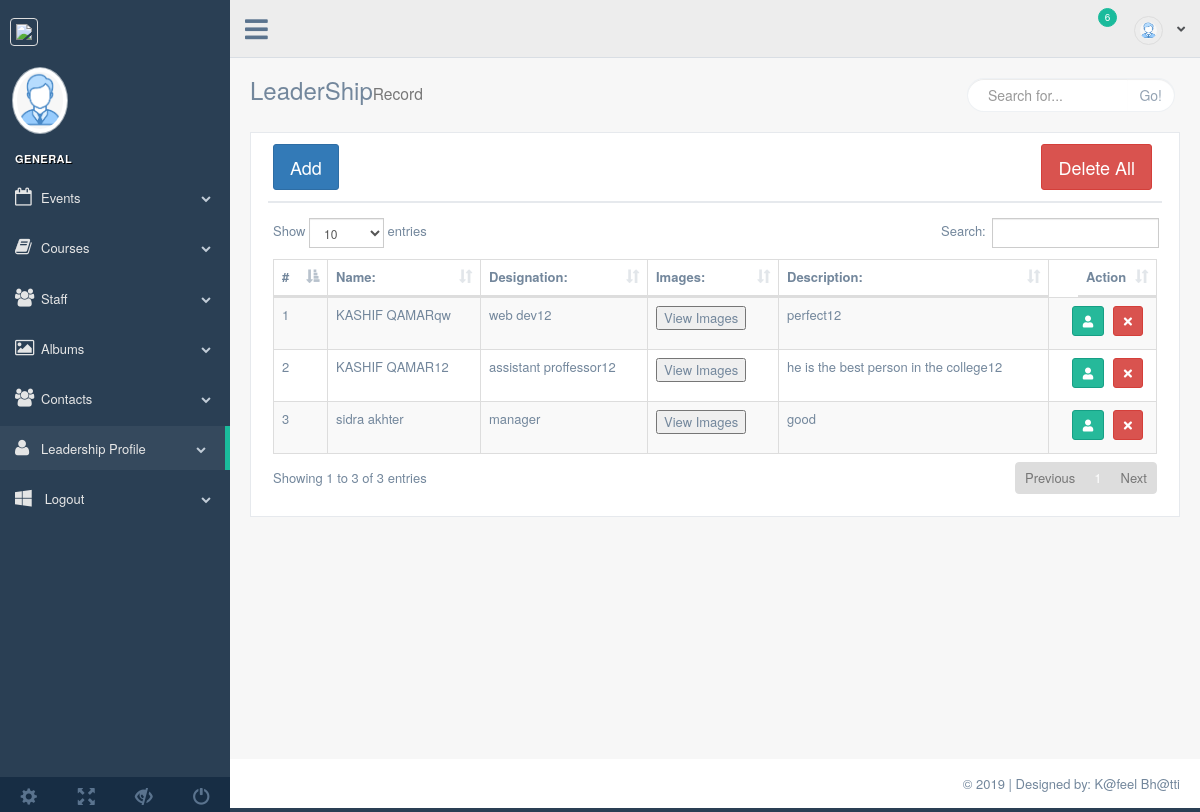
Page /admin/leadership.php on the earlier database version.
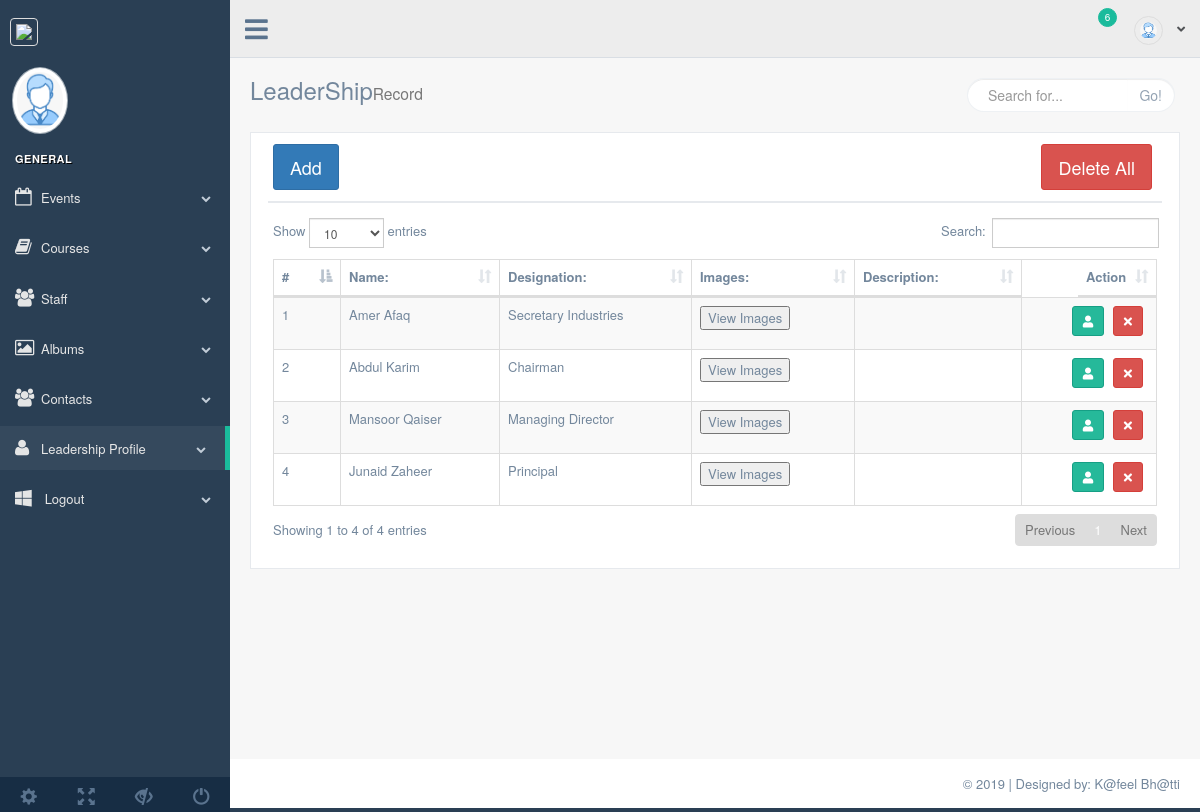
Same page on the later database version.
### tables this page shows
CREATE TABLE `leadership_profiles` (
  `lp_id` int(11) NOT NULL,
  `name` varchar(255) NOT NULL,
  `designation` varchar(255) NOT NULL,
  `profile_image` varchar(255) NOT NULL,
  `description` text NOT NULL
);

### admin/leadership.php (the view, shortened to what this page needs)
<?php
require_once('process/conn.php');
$query = "select * from leadership_profiles";
$excute = mysqli_query($conn, $query);
?>
<!DOCTYPE html>
<html lang="en">
<head>
    <link href="vendors/bootstrap/dist/css/bootstrap.min.css" rel="stylesheet">
    <link href="vendors/font-awesome/css/font-awesome.min.css" rel="stylesheet">
    <link href="vendors/nprogress/nprogress.css" rel="stylesheet">
    <link href="vendors/iCheck/skins/flat/green.css" rel="stylesheet">
    <link href="vendors/datatables.net-bs/css/dataTables.bootstrap.min.css" rel="stylesheet">
    <link href="vendors/datatables.net-buttons-bs/css/buttons.bootstrap.min.css" rel="stylesheet">
    <link href="vendors/datatables.net-fixedheader-bs/css/fixedHeader.bootstrap.min.css" rel="stylesheet">
    <link href="vendors/datatables.net-responsive-bs/css/responsive.bootstrap.min.css" rel="stylesheet">
    <link href="vendors/datatables.net-scroller-bs/css/scroller.bootstrap.min.css" rel="stylesheet">
    <link href="build/css/custom.css" rel="stylesheet">
</head>
<body class="nav-md">
    <div class="container body">
        <div class="main_container">
            <?php require_once 'inc/sidebar.php'; ?>
            <?php require_once 'inc/header.php'; ?>
            <div class="right_col" role="main">
                <div class="">
                    <div class="page-title">
                        <div class="title_left">
                            <h3>LeaderShip<small>Record</small></h3>
                        </div>
                        <div class="title_right">
                            <div class="col-md-5 col-sm-5 col-xs-12 form-group pull-right top_search">
                                <div class="input-group">
                                    <input type="text" class="form-control" placeholder="Search for...">
                                    <span class="input-group-btn">
                                        <button class="btn btn-default" type="button">Go!</button>
                                    </span>
                                </div>
                            </div>
                        </div>
                    </div>
                    <div class="clearfix"></div>
                    <div class="row">
                        <div class="col-md-12 col-sm-12 col-xs-12">
                            <div class="x_panel">
                                <div class="x_title">
                                    <button type="button" class="btn btn-primary btn-lg" data-toggle="modal"
                                        data-target="#exampleModal" data-whatever="@mdo">Add </button>
                                    <a href="process/leadership_delete.php?all"> <button class="btn btn-danger btn-lg" style="float: right">Delete All</button></a>
                                </div>
                                <div class="x_content">
                                    <table id="datatable" class="table table-striped table-bordered">
                                        <thead>
                                            <tr>
                                                <th>#</th>
                                                <th>Name:</th>
                                                <th>Designation:</th>
                                                <th>Images:</th>
                                                <th>Description:</th>
                                                <th style="float: right">Action</th>
                                            </tr>
                                        </thead>
                                        <tbody>
                                            <?php
                                            $i = 1;
                                            while ($record = mysqli_fetch_array($excute)) {
                                            ?>
                                                <tr>
                                                <td><?php echo $i; ?></td>
										<td><?php echo $record['name']; ?></td>
										<td><?php echo $record['designation']; ?></td>
                                        <td><button data-toggle="modal" data-target="#imageModal<?php echo $record['lp_id']; ?>">View Images</button></td>
										<td><?php echo $record['description']; ?></td>
                                        <td class="text-right">
                                                <a href="edit_leadership.php?edit=<?php echo $record['lp_id']; ?>">
                                                    <button type="button" rel="tooltip" class="btn btn-success btn-icon btn-sm ">
                                                            <i class="fa fa-user"></i>
                                                    </button>
                                                </a>
                                                        <a href="process/leadership_delete.php?dlt=<?php echo $record['lp_id']; ?>">
                                                            <button type="button" rel="tooltip" class="btn btn-danger btn-icon btn-sm ">
                                                                <i class="fa fa-times"></i>
                                                            </button>
                                                        </a>
                                                    </td>
                                                </tr>
                                            <?php $i++;
                                            } ?>
                                        </tbody>
                                    </table>
                                </div>
                            </div>
                        </div>
                    </div>
                </div>
            </div>
            <?php require_once 'inc/footer.php'; ?>
        </div>
    </div>
</body>
</html>

### admin/inc/sidebar.php (shortened to what this page needs)
<link href="https://cdnjs.cloudflare.com/ajax/libs/font-awesome/5.15.4/css/all.min.css" rel="stylesheet">
<div class="col-md-3 left_col">
    <div class="left_col scroll-view">
        <div class="navbar nav_title" style="border: 0;">
            <a href="home.php" class="site_title"><img src="images/logo.png"><span></span></a>
        </div>
        <div class="profile clearfix">
            <div class="profile_pic">
                <img src="images/profile.png" alt="..." class="img-circle profile_img">
            </div>
            <div class="profile_info">
            </div>
        </div>
        <br />
        <div id="sidebar-menu" class="main_menu_side hidden-print main_menu">
            <div class="menu_section">
                <h3>General</h3>
                <ul class="nav side-menu">
    <li><a href="events.php"><i class="fa fa-calendar-o"></i>Events<span class="fa fa-chevron-down"></span></a>
    </li>
    <li><a href="courses.php"><i class="fa fa-book"></i>Courses<span class="fa fa-chevron-down"></span></a>
    </li>
    <li><a href="staff.php"><i class="fa fa-users"></i>Staff<span class="fa fa-chevron-down"></span></a>
    </li>
    <li><a href="albums.php"><i class="fa fa-image"></i>Albums<span class="fa fa-chevron-down"></span></a>
    </li>
    <li><a href="contact.php"><i class="fa fa-users"></i>Contacts<span class="fa fa-chevron-down"></span></a>
    </li>
    <li><a href="leadership.php"><i class="fa fa-user"></i>Leadership Profile<span class="fa fa-chevron-down"></span></a></li>
    <li><a href="logout.php"><i class="fa fa-windows"></i> Logout <span class="fa fa-chevron-down"></span></a>
    </li>
</ul>
            </div>
        </div>
        <div class="sidebar-footer hidden-small">
            <a data-toggle="tooltip" data-placement="top" title="Settings">
                <span class="glyphicon glyphicon-cog" aria-hidden="true"></span>
            </a>
            <a data-toggle="tooltip" data-placement="top" title="FullScreen">
                <span class="glyphicon glyphicon-fullscreen" aria-hidden="true"></span>
            </a>
            <a data-toggle="tooltip" data-placement="top" title="Lock">
                <span class="glyphicon glyphicon-eye-close" aria-hidden="true"></span>
            </a>
            <a data-toggle="tooltip" data-placement="top" title="Logout" href="login.html">
                <span class="glyphicon glyphicon-off" aria-hidden="true"></span>
            </a>
        </div>
    </div>
</div>

### admin/inc/header.php (shortened to what this page needs)
<div class="top_nav">
	<div class="nav_menu">
		<nav>
			<div class="nav toggle">
				<a id="menu_toggle"><i class="fa fa-bars"></i></a>
			</div>
			<ul class="nav navbar-nav navbar-right">
				<li class="">
					<a href="javascript:;" class="user-profile dropdown-toggle" data-toggle="dropdown" aria-expanded="false">
                        <img src="images/profile.png" alt=""><?php print @$_SESSION['admin_name']; ?>
                        <span class=" fa fa-angle-down"></span>
                    </a>
				</li>
				<li role="presentation" class="dropdown">
					<a href="javascript:;" class="dropdown-toggle info-number" data-toggle="dropdown" aria-expanded="false">
                        <i class="fa fa-envelope-o"></i>
                        <span class="badge bg-green">6</span>
                    </a>
				</li>
			</ul>
		</nav>
	</div>
</div>

### admin/inc/footer.php
<footer>
    <div class="pull-right">
        © 2019 | Designed by: K@feel Bh@tti
    </div>
    <div class="clearfix"></div>
</footer>

### admin/leadership.php (style rules this page uses)
img { border: 1px solid #ddd; border-radius: 4px; padding: 5px; width: 150px; }

Differences in the rows shown:
removed leadership_profiles: name "KASHIF QAMARqw", designation "web dev12", description "perfect12"
removed leadership_profiles: name "KASHIF QAMAR12", designation "assistant proffessor12", description "he is the best person in the college12"
removed leadership_profiles: name "sidra akhter", designation "manager", description "good"
added leadership_profiles: name "Amer Afaq", designation "Secretary Industries"
added leadership_profiles: name "Abdul Karim", designation "Chairman"
added leadership_profiles: name "Mansoor Qaiser", designation "Managing Director"
added leadership_profiles: name "Junaid Zaheer", designation "Principal"
Other differences:
text written by a page script: "Show entries Search: Showing 1 to 3 of 3 entries Previous 1 Next" → "Show entries Search: Showing 1 to 4 of 4 entries Previous 1 Next"
